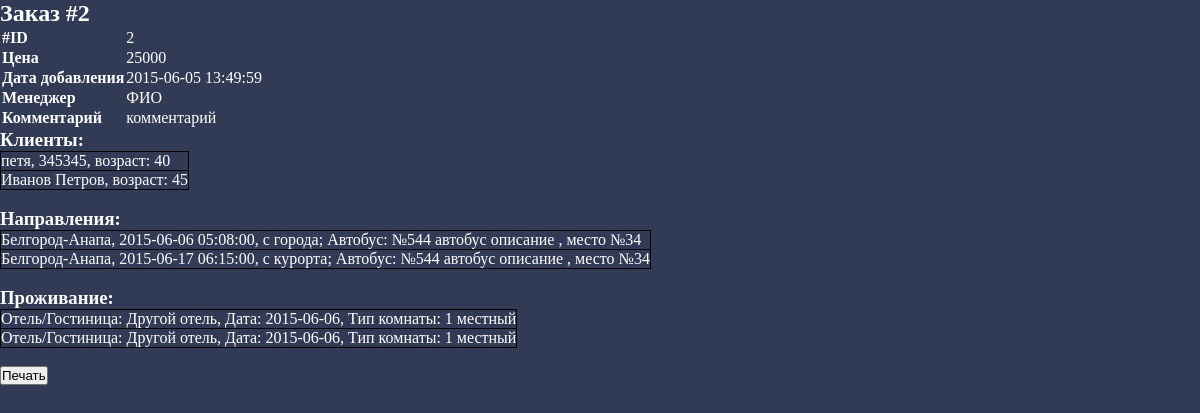
The page /order.php?id=2 (signed in) on the database its author committed.
### tables this page shows
CREATE TABLE IF NOT EXISTS `orders` (
`id` int(11) NOT NULL,
  `price` int(11) NOT NULL,
  `comment` text NOT NULL,
  `date` datetime NOT NULL,
  `manager_id` int(11) NOT NULL
);

CREATE TABLE IF NOT EXISTS `managers` (
`id` int(11) NOT NULL,
  `fio` varchar(255) NOT NULL,
  `login` varchar(255) NOT NULL,
  `password` varchar(255) NOT NULL
);

CREATE TABLE IF NOT EXISTS `orders_to_clients` (
  `order_id` int(11) NOT NULL,
  `client_id` int(11) NOT NULL
);

CREATE TABLE IF NOT EXISTS `clients` (
`id` int(11) NOT NULL,
  `fio` varchar(255) NOT NULL,
  `passport` varchar(255) NOT NULL,
  `age` int(11) NOT NULL
);

CREATE TABLE IF NOT EXISTS `orders_to_dirs` (
  `date_dir_id` int(11) NOT NULL,
  `bus_id` int(11) NOT NULL,
  `seat_num` int(11) NOT NULL,
  `order_id` int(11) NOT NULL,
`id` int(11) NOT NULL
);

CREATE TABLE IF NOT EXISTS `dir_dates` (
`id` int(11) NOT NULL,
  `date` datetime NOT NULL,
  `from_city` tinyint(1) NOT NULL,
  `direction_id` int(11) NOT NULL
);

CREATE TABLE IF NOT EXISTS `directions` (
`id` int(11) NOT NULL,
  `description` varchar(255) NOT NULL
);

CREATE TABLE IF NOT EXISTS `buses` (
`id` int(11) NOT NULL,
  `description` text NOT NULL,
  `seat_map` text NOT NULL
);

CREATE TABLE IF NOT EXISTS `orders_to_dates` (
  `order_id` int(11) NOT NULL,
  `hotel_id` int(11) NOT NULL,
  `room_date` varchar(255) NOT NULL,
  `room_id` int(11) NOT NULL,
`id` int(11) NOT NULL
);

CREATE TABLE IF NOT EXISTS `hotels` (
`id` int(11) NOT NULL,
  `title` varchar(255) NOT NULL,
  `description` text NOT NULL
);

CREATE TABLE IF NOT EXISTS `hotel_rooms` (
`id` int(11) NOT NULL,
  `description` varchar(255) NOT NULL
);

### order.php (the view, shortened to what this page needs)
<?php
require "config.php";
if (isset($_GET["id"])) {
	$orderId = $_GET["id"];
} else {
	header("Location: /managers.php");
	die();
}
$order = $DB->query("SELECT * from `orders` where `id`=$orderId")->fetch_assoc();
$man = $DB->query("SELECT `fio` from `managers` where `id`=".$order["manager_id"])->fetch_assoc()["fio"];
?>
<!DOCTYPE html>
<html lang="en">
<head>
	<link rel="stylesheet" href="style.css">
</head>
<body>
<div id="printArea">
	<h2>Заказ #<?=$order["id"]?></h2>
	<table>
		<tr>
			<td><strong>#ID</strong></td>
			<td><?=$order["id"]?></td>
		</tr>
		<tr>
			<td><strong>Цена</strong></td>
			<td><?=$order["price"]?></td>
		</tr>
		<tr>
			<td><strong>Дата добавления</strong></td>
			<td><?=$order["date"]?></td>
		</tr>
		<tr>
			<td><strong>Менеджер</strong></td>
			<td><?=$man?></td>
		</tr>
		<tr>
			<td><strong>Комментарий</strong></td>
			<td><?=$order["comment"]?></td>
		</tr>
	</table>
	<h3>Клиенты:</h3>
	<table class="order">
	<?php
	$res = $DB->query("SELECT * from `orders_to_clients` where `order_id`=$orderId");
	while($cl = $res->fetch_assoc()) {
		$clId = $cl["client_id"];
		$client = $DB->query("SELECT * from `clients` where `id`=$clId")->fetch_assoc();
		echo '<tr>';
		$passport = $client["passport"]?(", ".$client["passport"]):"";
		$age = $client["age"]?(", возраст: ".$client["age"]):"";
		echo "<td>{$client['fio']}$passport$age</td>";
		echo "</tr>";
	}
	?>
	</table>
	<br>
	<h3>Направления:</h3>
	<table class="order">
	<?php
	$res = $DB->query("SELECT * from `orders_to_dirs` where `order_id`=$orderId");
	while($cl = $res->fetch_assoc()) {
		$dateDirId = $cl["date_dir_id"];
		$busId = $cl["bus_id"];
		$bus = $DB->query("SELECT * from `buses` where `id`=$busId")->fetch_assoc()["description"];
		$seat = $cl["seat_num"];
		$dirDate = $DB->query("SELECT * from `dir_dates` where `id`=$dateDirId")->fetch_assoc();
		$fromCity = $dirDate["from_city"]?" с города":" с курорта";
		$direction = $DB->query("SELECT * from `directions` where `id`=".$dirDate["direction_id"])->fetch_assoc()["description"];
		echo '<tr>';
		echo "<td>$direction, {$dirDate['date']},$fromCity; Автобус: $bus, место №$seat</td>";
		echo "</tr>";
	}
	?>
	</table>
	<br>
	<h3>Проживание:</h3>
	<table class="order">
	<?php
	$res = $DB->query("SELECT * from `orders_to_dates` where `order_id`=$orderId");
	while($cl = $res->fetch_assoc()) {
		$hotelId = $cl["hotel_id"];
		$hotel = $DB->query("SELECT * from `hotels` where `id`=$hotelId")->fetch_assoc()["title"];
		$date = substr($cl["room_date"], 0, 10);
		$roomId = $cl["room_id"];
		$room = $DB->query("SELECT * from `hotel_rooms` where `id`=$roomId")->fetch_assoc()["description"];
		echo '<tr>';
		echo "<td>Отель/Гостиница: $hotel, Дата: $date, Тип комнаты: $room</td>";
		echo "</tr>";
	}
	?>
	</table>
</div>
<br>
<button id="btnPrint">Печать</button>
</body>
</html>

### style.css (style rules this page uses)
* { margin:0; padding:0; }
body { background-color: #323B55; color:#fff; }

### order.php (style rules this page uses)
.order { border: 1px solid black; border-collapse: collapse; }
.order tr { border: 1px solid black; border-collapse: collapse; }

### rows shown on the page
orders: id "2", price "25000", date "2015-06-05 13:49:59", manager.fio "ФИО", comment "комментарий"
orders_to_clients: client.fio "петя", client.passport ", 345345", client.age ", возраст: 40"
orders_to_clients: client.fio "Иванов Петров", client.age ", возраст: 45"
orders_to_dirs: dir_dates.direction_id "Белгород-Анапа", dir_dates.date "2015-06-06 05:08:00", dir_dates.from_city "с города", bus.description "№544 автобус описание", seat_num "34"
orders_to_dirs: dir_dates.direction_id "Белгород-Анапа", dir_dates.date "2015-06-17 06:15:00", dir_dates.from_city "с курорта", bus.description "№544 автобус описание", seat_num "34"
orders_to_dates: hotel.title "Другой отель", room_date "2015-06-06", room.description "1 местный"
orders_to_dates: hotel.title "Другой отель", room_date "2015-06-06", room.description "1 местный"
